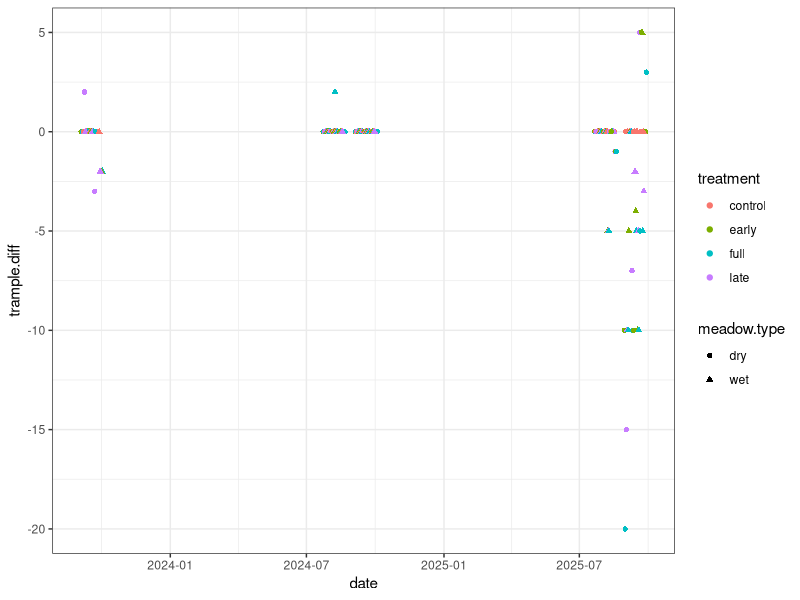
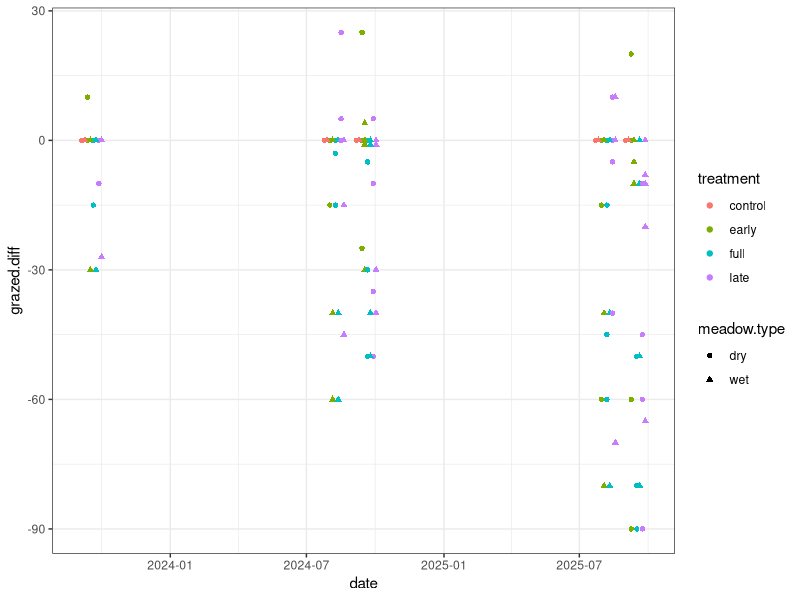
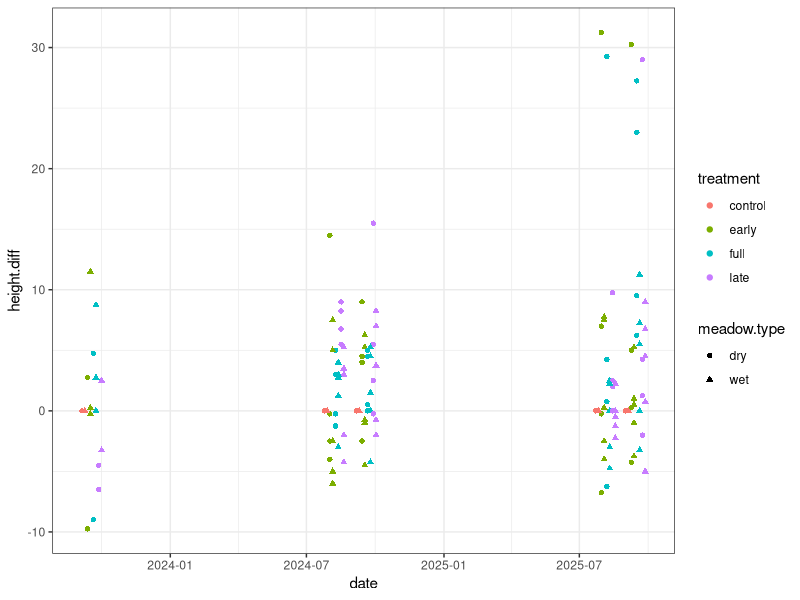
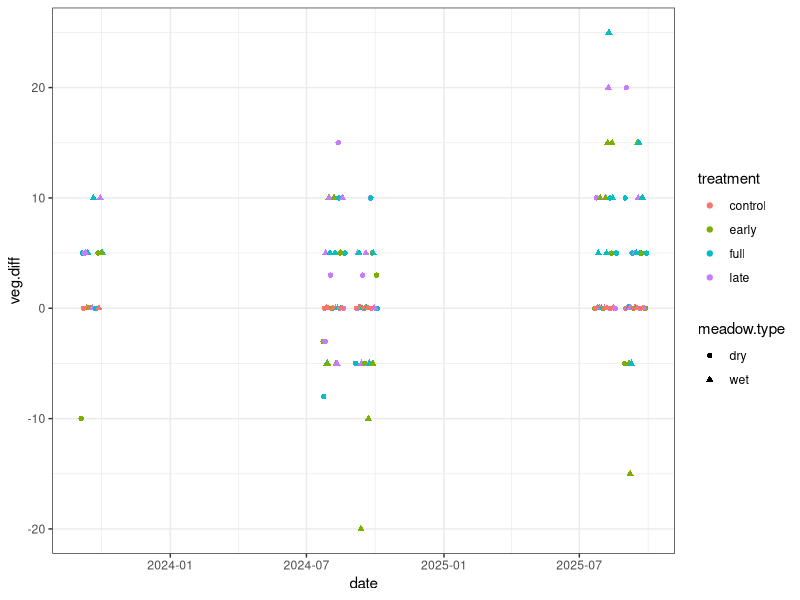
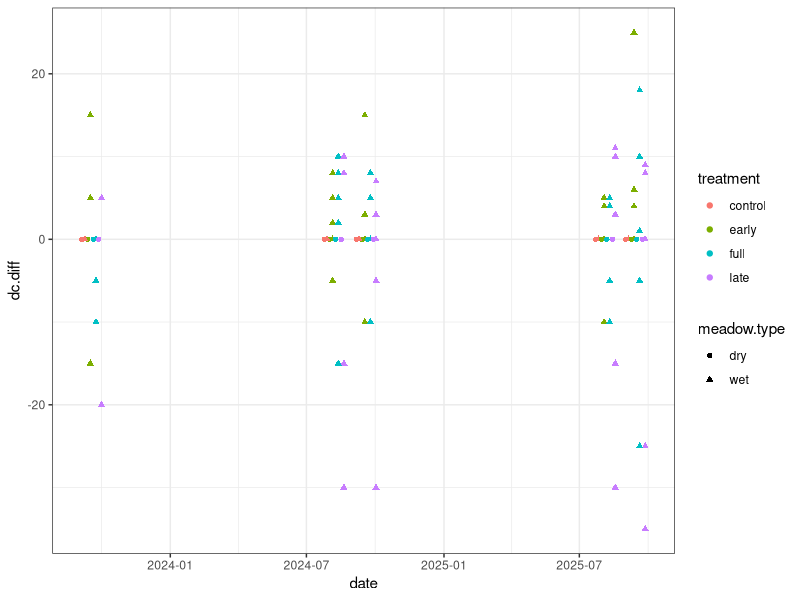
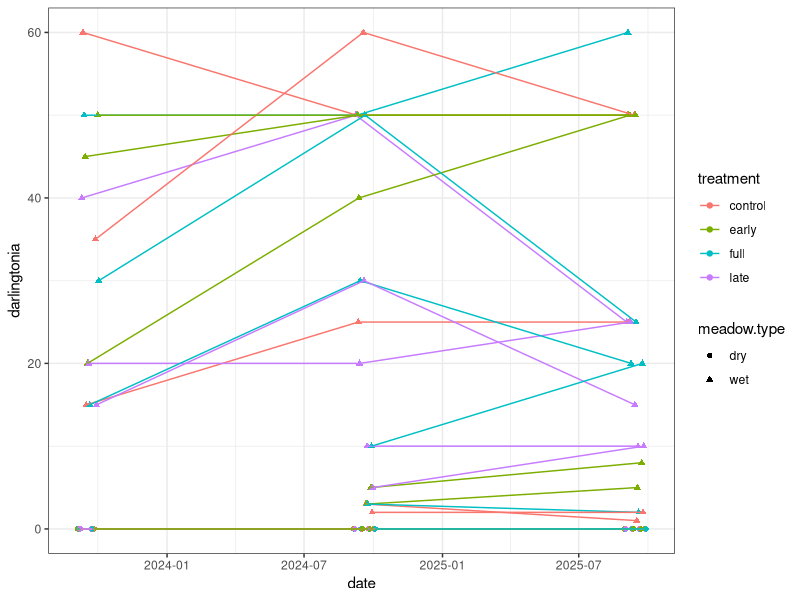
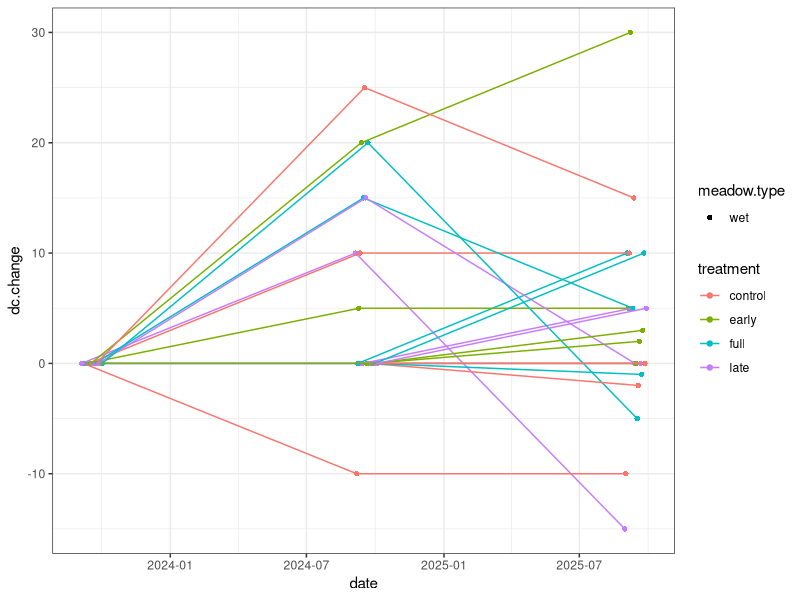
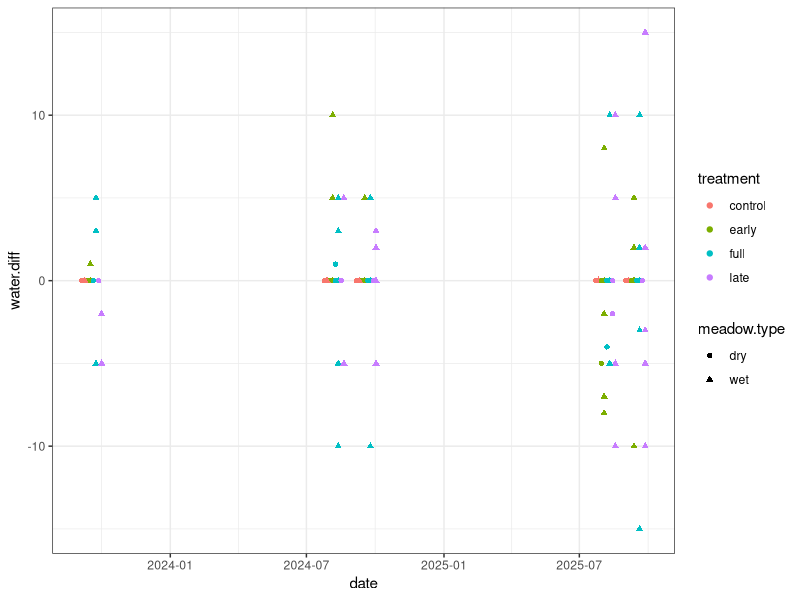

Source code (R) for these figures, in order:
## ---- chunk 1
library(tidyverse)
library(lubridate)
library(lme4)
library(glmmTMB)
library(emmeans)

# list of wet meadow vs dry meadow blocks
wet.blocks <- c(2, 3, 5, 6, 8)

cattle.ex <- read.csv("data/SRWC-cattle-exclosure_post-treatment_2025-09-14.csv") %>%
  rename_with(tolower) %>%
  rename(manure.count = x..cowpies, 
         grazed.perc = x..grazed, 
         height.1 = height.1..cm.) %>%
  separate_wider_delim(plot, " ", names = c("position", "treatment")) %>%
  mutate(date = as.Date(date, "%m/%d/%y"),
         plot = paste0(block, position),
         height.mean = (height.1 + height.2 + height.3 + height.4)/4,
         meadow.type = case_when(block %in% wet.blocks ~ "wet", 
                                 TRUE ~ "dry"))



# compare versus control in each plot at each time step for height, veg.cover, 
# animal.trample, water, darlingtonia, grazed.perc
cattle.control <- cattle.ex %>%
  group_by(block, date) %>%
  mutate(
    height.control = height.mean[treatment == "control"][1],
    height.diff = height.mean - height.control,
    
    veg.control = veg.cover[treatment == "control"][1],
    veg.diff = veg.cover - veg.control,
    
    trample.control = animal.trample[treatment == "control"][1],
    trample.diff = animal.trample - trample.control,
    
    water.control = water[treatment == "control"][1],
    water.diff = water - water.control,
    
    dc.control = darlingtonia[treatment == "control"][1],
    dc.diff = darlingtonia - dc.control,
    
    grazed.control = grazed.perc[treatment == "control"][1],
    grazed.diff = grazed.perc - grazed.control
  ) %>%
  ungroup()

# Compare to first year data, September visit only for now
cattle.change <- cattle.ex %>% 
  filter(month(date) == 9) %>%
  group_by(plot) %>%
  mutate(
    first.date = min(date),
    dc.start = darlingtonia[date == first.date][1],
    dc.change = darlingtonia - dc.start
  )

  
## ---- chunk 2


# trampling impact compared to control
cattle.control %>% 
  ggplot(aes(x = date, y = trample.diff, 
             color = treatment, shape = meadow.type, group = plot)) +
  geom_point(position = position_dodge(width = 30)) +
#  geom_line(position = position_dodge(width = 50)) +
  theme_bw() 


# grazed percent compared to control
cattle.control %>%
  ggplot(aes(x = date, y = grazed.diff, 
             color = treatment, shape = meadow.type)) +
  geom_point(position = position_dodge(width = 30)) +
  theme_bw() 


# veg height compared to control
cattle.control %>%
  ggplot(aes(x = date, y = height.diff, 
             color = treatment, shape = meadow.type)) +
  geom_point(position = position_dodge(width = 30)) +
  theme_bw() 


# veg cover compared to control
cattle.control %>% 
  ggplot(aes(x = date, y = veg.diff, 
             color = treatment, shape = meadow.type, group = plot)) +
  geom_point(position = position_dodge(width = 30)) +
  theme_bw()


# Dc cover compared to control
cattle.control %>%
  ggplot(aes(x = date, y = dc.diff, 
             color = treatment, shape = meadow.type)) +
  geom_point(position = position_dodge(width = 30)) +
  theme_bw() 

# Dc cover raw data through time
cattle.control %>% 
  filter(month(date) == 9) %>%
  ggplot(aes(x = date, y = darlingtonia, 
             color = treatment, shape = meadow.type, group = plot)) +
  geom_point(position = position_dodge(width = 30)) +
  geom_line(position = position_dodge(width = 30)) +
  theme_bw() 

# Dc cover change through time
cattle.change %>%
  filter(meadow.type == "wet") %>%
  ggplot(aes(x = date, y = dc.change, 
             color = treatment, shape = meadow.type, group = plot)) +
  geom_point(position = position_dodge(width = 30)) +
  geom_line(position = position_dodge(width = 30)) +
  theme_bw() 

# water cover compared to control
cattle.control %>%
  ggplot(aes(x = date, y = water.diff, 
             color = treatment, shape = meadow.type)) +
  geom_point(position = position_dodge(width = 30)) +
  theme_bw() 


## ---- chunk 3

# filter dataset to just final time point
cattle.end <- cattle.control %>% filter(date > "2025-09-01")

# trampling (treatment impact within meadow type)
m.trample <- lmer(animal.trample ~ treatment * meadow.type + (1|block), cattle.end)
emm.trample <- emmeans(m.trample, specs = ~ treatment | meadow.type)
emm.trample
contrast(emm.trample, method = "pairwise")

# trampling (averaged across meadow type)
m.trample <- lmer(animal.trample ~ treatment + meadow.type + (1|block), cattle.end)
emm.trample <- emmeans(m.trample, specs = ~ treatment)
emm.trample
contrast(emm.trample, method = "pairwise")


# vegetation height (treatment impact within meadow type)
m.height <- lmer(height.mean ~ treatment * meadow.type + (1|block), cattle.end)
emm.height <- emmeans(m.height, specs = ~ treatment | meadow.type)
emm.height
contrast(emm.height, method = "pairwise")

# vegetation cover (treatment impact within meadow type)
# something odd in dry meadow results?
m.veg <- lmer(veg.cover ~ treatment * meadow.type + (1|block), cattle.end)
emm.veg <- emmeans(m.veg, specs = ~ treatment | meadow.type)
emm.veg
contrast(emm.veg, method = "pairwise")

# vegetation cover 
m.veg <- lmer(veg.cover ~ treatment + meadow.type + (1|block), cattle.end)
emm.veg <- emmeans(m.veg, specs = ~ treatment)
emm.veg
contrast(emm.veg, method = "pairwise")

# Darlingtonia (wet meadows only)
cattle.end.wet <- cattle.end %>% filter(meadow.type == "wet")
m.dc <- lmer(darlingtonia ~ treatment + (1|block), cattle.end.wet)
emm.dc <- emmeans(m.dc, specs = ~ treatment)
emm.dc
contrast(emm.dc, method = "pairwise")


# Darlingtonia change
cattle.change.end <- cattle.change %>%
  filter(meadow.type == "wet", date > "2025-09-01")

m.dc.change <- lmer(dc.change ~ treatment + (1|block), cattle.change.end)
emm.dc.change <- emmeans(m.dc.change, specs = ~ treatment)
emm.dc.change
contrast(emm.dc.change, method = "pairwise")

## ---- chunk 4
cattle.control <- cattle.control %>%
  mutate(
    trample.2 = case_when(
      animal.trample == 0 ~ 0.001,
      animal.trample == 100 ~ 0.999,
      TRUE ~ animal.trample/100)
  )

# trampling 
m.time.trample <- glmmTMB(trample.2 ~ treatment + (1|date) + (1|block/plot),
                  data = cattle.control,
                  family = beta_family(link = "logit"))
emm.time.trample <- emmeans(m.time.trample, specs = ~ treatment)
emm.time.trample
contrast(emm.time.trample, method = "pairwise")

## ---- chunk 5

# trampling impact raw data
cattle.control %>% 
 # filter(month(date) == 9) %>%
  ggplot(aes(x = date, y = animal.trample, 
             color = treatment, shape = meadow.type, group = plot)) +
  geom_point(position = position_dodge(width = 30)) +
#  geom_line(position = position_dodge(width = 50)) +
  theme_bw() 

# grazed percent raw data
cattle.control %>% 
  ggplot(aes(x = date, y = grazed.perc, 
             color = treatment, shape = meadow.type)) +
  geom_point(position = position_dodge(width = 30)) +
  theme_bw() 

# veg height raw data
cattle.control %>% 
  ggplot(aes(x = date, y = height.mean, 
             color = treatment, shape = meadow.type)) +
  geom_point(position = position_dodge(width = 30)) +
  theme_bw() 

# veg cover raw data
cattle.control %>% 
  ggplot(aes(x = date, y = veg.cover, 
             color = treatment, shape = meadow.type, group = plot)) +
  geom_point(position = position_dodge(width = 30)) +
  theme_bw()

# Dc cover raw data
cattle.control %>% 
  filter(month(date) == 9) %>%
  ggplot(aes(x = date, y = darlingtonia, 
             color = treatment, shape = meadow.type, group = plot)) +
  geom_point(position = position_dodge(width = 30)) +
  geom_line(position = position_dodge(width = 30)) +
  theme_bw() 

# water cover raw data
cattle.control %>% 
  ggplot(aes(x = date, y = water, 
             color = treatment, shape = meadow.type)) +
  geom_point(position = position_dodge(width = 30)) +
  theme_bw() 
